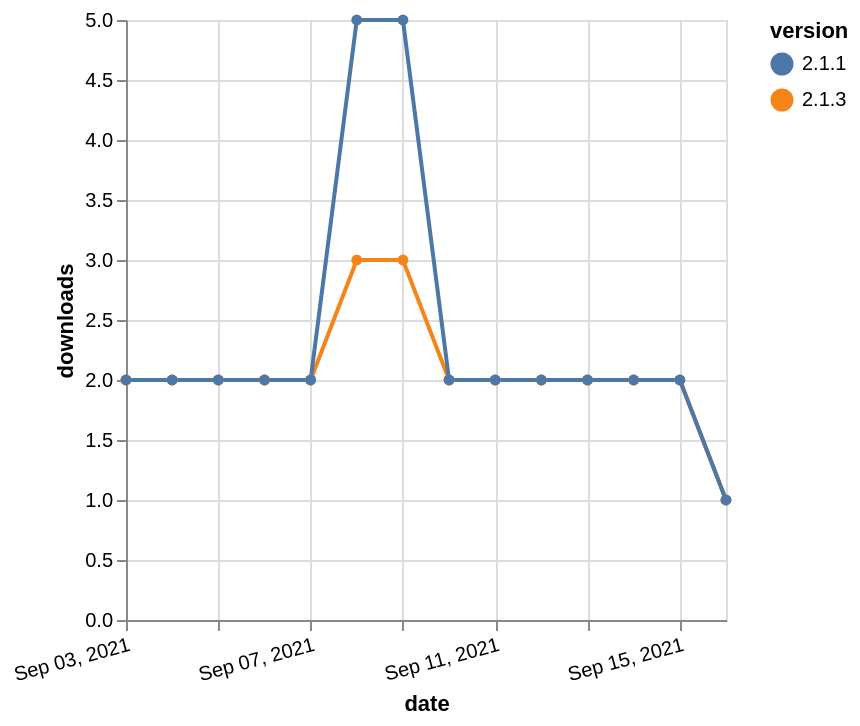

Write a Vega-Lite specification for this figure.
### Vega-Lite specification from a JSON file in a GitHub repository (floating-point values rounded to 4 significant figures)
{"$schema": "https://vega.github.io/schema/vega-lite/v5.json", "description": "A simple bar chart with embedded data.", "data": {"values": [{"date": "2021-09-03", "total": 2798, "delta": 2, "version": "2.1.3"}, {"date": "2021-09-04", "total": 2800, "delta": 2, "version": "2.1.3"}, {"date": "2021-09-05", "total": 2802, "delta": 2, "version": "2.1.3"}, {"date": "2021-09-06", "total": 2804, "delta": 2, "version": "2.1.3"}, {"date": "2021-09-07", "total": 2806, "delta": 2, "version": "2.1.3"}, {"date": "2021-09-08", "total": 2809, "delta": 3, "version": "2.1.3"}, {"date": "2021-09-09", "total": 2812, "delta": 3, "version": "2.1.3"}, {"date": "2021-09-10", "total": 2814, "delta": 2, "version": "2.1.3"}, {"date": "2021-09-11", "total": 2816, "delta": 2, "version": "2.1.3"}, {"date": "2021-09-12", "total": 2818, "delta": 2, "version": "2.1.3"}, {"date": "2021-09-13", "total": 2820, "delta": 2, "version": "2.1.3"}, {"date": "2021-09-14", "total": 2822, "delta": 2, "version": "2.1.3"}, {"date": "2021-09-15", "total": 2824, "delta": 2, "version": "2.1.3"}, {"date": "2021-09-16", "total": 2825, "delta": 1, "version": "2.1.3"}, {"date": "2021-09-03", "total": 3579, "delta": 2, "version": "2.1.1"}, {"date": "2021-09-04", "total": 3581, "delta": 2, "version": "2.1.1"}, {"date": "2021-09-05", "total": 3583, "delta": 2, "version": "2.1.1"}, {"date": "2021-09-06", "total": 3585, "delta": 2, "version": "2.1.1"}, {"date": "2021-09-07", "total": 3587, "delta": 2, "version": "2.1.1"}, {"date": "2021-09-08", "total": 3592, "delta": 5, "version": "2.1.1"}, {"date": "2021-09-09", "total": 3597, "delta": 5, "version": "2.1.1"}, {"date": "2021-09-10", "total": 3599, "delta": 2, "version": "2.1.1"}, {"date": "2021-09-11", "total": 3601, "delta": 2, "version": "2.1.1"}, {"date": "2021-09-12", "total": 3603, "delta": 2, "version": "2.1.1"}, {"date": "2021-09-13", "total": 3605, "delta": 2, "version": "2.1.1"}, {"date": "2021-09-14", "total": 3607, "delta": 2, "version": "2.1.1"}, {"date": "2021-09-15", "total": 3609, "delta": 2, "version": "2.1.1"}, {"date": "2021-09-16", "total": 3610, "delta": 1, "version": "2.1.1"}]}, "width": "container", "mark": {"type": "line", "point": {"filled": true}}, "encoding": {"x": {"field": "date", "type": "temporal", "timeUnit": "yearmonthdate", "title": "date", "axis": {"labelAngle": -15}}, "y": {"field": "delta", "type": "quantitative", "title": "downloads"}, "color": {"field": "version", "type": "nominal"}, "tooltip": {"field": "delta"}}}
